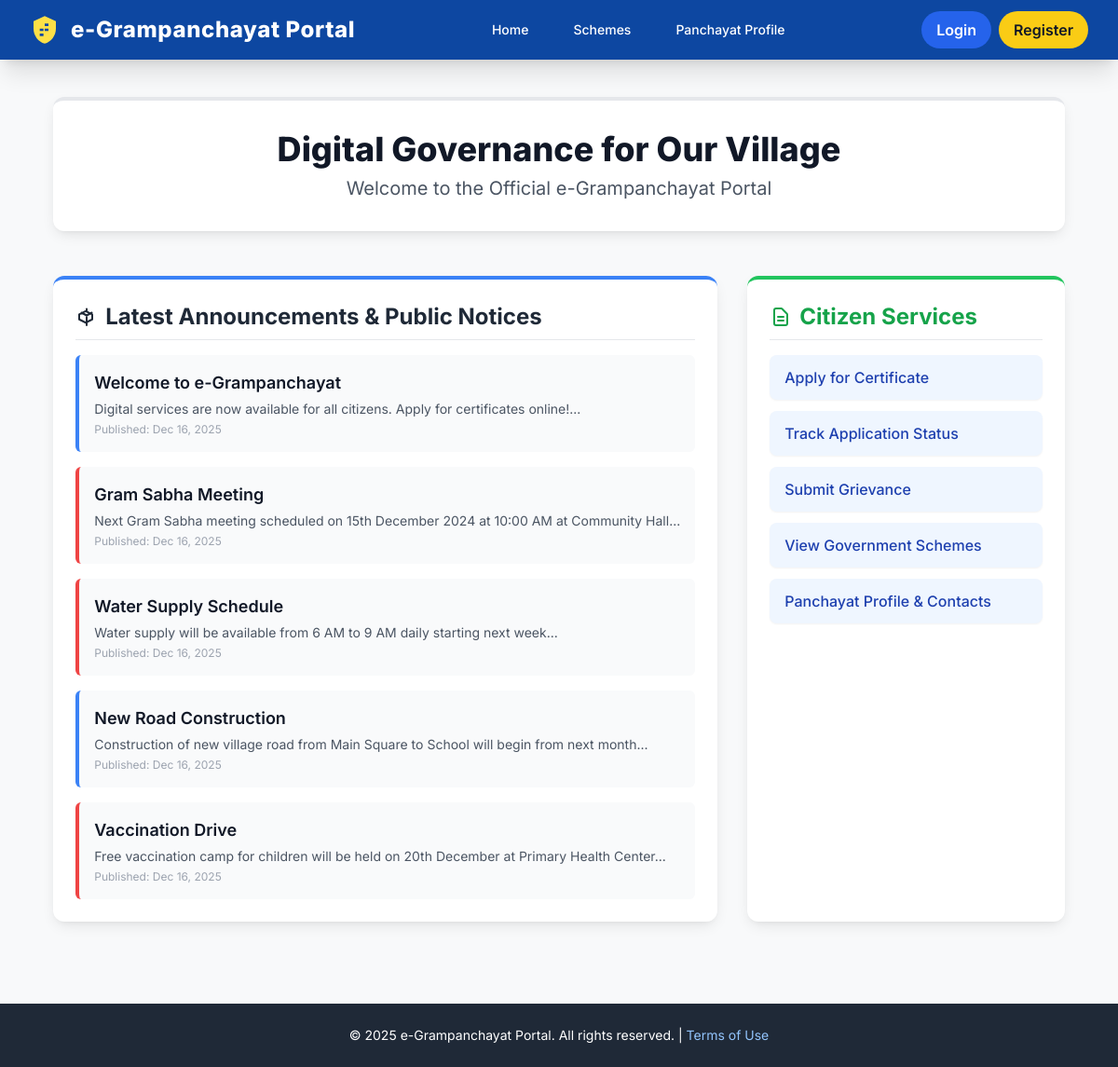
The page / on the database its author committed.
### tables this page shows
CREATE TABLE `notifications` (
  `notification_id` INT(11) NOT NULL AUTO_INCREMENT,
  `title` VARCHAR(255) NOT NULL,
  `content` TEXT NOT NULL,
  `type` ENUM('News', 'Notice', 'Meeting') NOT NULL DEFAULT 'Notice',
  `is_active` BOOLEAN NOT NULL DEFAULT TRUE,
  `published_at` TIMESTAMP DEFAULT CURRENT_TIMESTAMP,
  PRIMARY KEY (`notification_id`)
);

### index.php (the view, shortened to what this page needs)
<?php
require_once 'includes/db_connect.php';
$page = $_GET['page'] ?? 'home';
$announcements = [];
if ($page == 'home') {
    $stmt = $pdo->query("SELECT * FROM notifications WHERE is_active = 1 ORDER BY published_at DESC LIMIT 5");
    $announcements = $stmt->fetchAll();
}
?>
<!DOCTYPE html>
<html lang="en">
<head>
    <script src="https://cdn.tailwindcss.com"></script>
</head>
<body>
    <header class="gov-blue text-white shadow-xl sticky top-0 z-10">
        <div class="max-w-7xl mx-auto px-4 sm:px-6 lg:px-8 py-3 flex justify-between items-center">
            <div class="flex items-center space-x-3">
                <svg class="w-8 h-8 text-yellow-300" fill="currentColor" viewBox="0 0 24 24" xmlns="http://www.w3.org/2000/svg">
                    <path d="M12 1L3 5v6c0 5.55 3.84 10.74 9 12 5.16-1.26 9-6.45 9-12V5l-9-4zm-1 16H8v-2h3v2zm0-4H8v-2h3v2zm-3-4h3V9H8v2zm7 4h-3v-2h3v2zm0-4h-3v-2h3v2z"/>
                </svg>
                <a href="?page=home" class="text-2xl font-extrabold tracking-wide">e-Grampanchayat Portal</a>
            </div>
            <nav class="hidden md:flex space-x-6 text-sm font-medium">
                <a href="?page=home" class="gov-link px-3 py-2 rounded-lg transition duration-150 hover:bg-white hover:text-gov-blue">Home</a>
                <a href="?page=schemes" class="gov-link px-3 py-2 rounded-lg transition duration-150 hover:bg-white hover:text-gov-blue">Schemes</a>
                <a href="?page=profile" class="gov-link px-3 py-2 rounded-lg transition duration-150 hover:bg-white hover:text-gov-blue">Panchayat Profile</a>
            </nav>
            <div class="flex items-center space-x-2">
                <a href="?page=login" class="bg-blue-600 text-white px-4 py-2 rounded-full font-semibold transition duration-300 hover:bg-blue-700 hover:shadow-md">Login</a>
                <a href="?page=register" class="bg-yellow-400 text-gray-900 px-4 py-2 rounded-full font-semibold transition duration-300 hover:bg-yellow-500 hidden sm:inline-block hover:shadow-lg">Register</a>
            </div>
        </div>
    </header>
    <main class="flex-grow max-w-7xl mx-auto px-4 sm:px-6 lg:px-8 py-10">
        <?php
        switch ($page) {
            case 'home':
                ?>
                <div class="text-center mb-12 banner-animation bg-white p-8 rounded-xl card-shadow border-t-4 border-gov-blue">
                    <h1 class="text-4xl font-extrabold text-gray-900 mb-2">Digital Governance for Our Village</h1>
                    <p class="text-xl text-gray-600">Welcome to the Official e-Grampanchayat Portal</p>
                </div>
                <div class="grid grid-cols-1 md:grid-cols-3 gap-8">
                    <div class="md:col-span-2 bg-white p-6 rounded-xl card-shadow border-t-4 border-blue-500">
                        <h2 class="text-2xl font-bold text-gray-800 mb-4 border-b pb-2 flex items-center gov-light-blue">
                            <svg class="w-6 h-6 mr-2" fill="none" stroke="currentColor" viewBox="0 0 24 24" xmlns="http://www.w3.org/2000/svg"><path stroke-linecap="round" stroke-linejoin="round" stroke-width="2" d="M11 5.882l-7 3.5v5.364l7 3.5 7-3.5v-5.364l-7-3.5zM12 21V12.5M17.5 7.5L12 10.5L6.5 7.5M12 3.5V6.5"></path></svg>
                            Latest Announcements & Public Notices
                        </h2>
                        <?php if (empty($announcements)): ?>
                            <p class="text-gray-500">No recent announcements available.</p>
                        <?php else: ?>
                            <ul class="space-y-4">
                                <?php foreach ($announcements as $announcement): ?>
                                    <li class="p-4 border-l-4 <?= $announcement['type'] == 'News' ? 'border-blue-500' : 'border-red-500' ?> bg-gray-50 rounded-md transition duration-300 hover:bg-gray-100">
                                        <div class="font-semibold text-lg text-gray-900"><?= htmlspecialchars($announcement['title']) ?></div>
                                        <p class="text-gray-600 text-sm mt-1"><?= substr(htmlspecialchars($announcement['content']), 0, 100) ?>...</p>
                                        <span class="text-xs text-gray-400 block mt-1">Published: <?= date('M d, Y', strtotime($announcement['published_at'])) ?></span>
                                    </li>
                                <?php endforeach; ?>
                            </ul>
                        <?php endif; ?>
                    </div>
                    <div class="bg-white p-6 rounded-xl card-shadow border-t-4 border-green-500">
                        <h2 class="text-2xl font-bold text-gray-800 mb-4 border-b pb-2 flex items-center text-green-600">
                            <svg class="w-6 h-6 mr-2" fill="none" stroke="currentColor" viewBox="0 0 24 24" xmlns="http://www.w3.org/2000/svg"><path stroke-linecap="round" stroke-linejoin="round" stroke-width="2" d="M9 12h6m-6 4h6m2 5H7a2 2 0 01-2-2V5a2 2 0 012-2h5.586a1 1 0 01.707.293l5.414 5.414a1 1 0 01.293.707V19a2 2 0 01-2 2z"></path></svg>
                            Citizen Services
                        </h2>
                        <ul class="space-y-3">
                            <li><a href="?page=login" class="block bg-blue-50 hover:bg-blue-200 text-blue-800 font-medium py-3 px-4 rounded-lg transition duration-150 shadow-sm">Apply for Certificate</a></li>
                            <li><a href="?page=login" class="block bg-blue-50 hover:bg-blue-200 text-blue-800 font-medium py-3 px-4 rounded-lg transition duration-150 shadow-sm">Track Application Status</a></li>
                            <li><a href="?page=login" class="block bg-blue-50 hover:bg-blue-200 text-blue-800 font-medium py-3 px-4 rounded-lg transition duration-150 shadow-sm">Submit Grievance</a></li>
                            <li><a href="?page=schemes" class="block bg-blue-50 hover:bg-blue-200 text-blue-800 font-medium py-3 px-4 rounded-lg transition duration-150 shadow-sm">View Government Schemes</a></li>
                            <li><a href="?page=profile" class="block bg-blue-50 hover:bg-blue-200 text-blue-800 font-medium py-3 px-4 rounded-lg transition duration-150 shadow-sm">Panchayat Profile & Contacts</a></li>
                        </ul>
                    </div>
                </div>
                <?php
                break;
                ?>
                <?php
        }
        ?>
    </main>
    <footer class="bg-gray-800 text-white mt-12 w-full">
        <div class="max-w-7xl mx-auto px-4 sm:px-6 lg:px-8 py-6 text-center text-sm">
            &copy; <?= date('Y') ?> e-Grampanchayat Portal. All rights reserved. | <a href="#" class="hover:underline text-blue-300">Terms of Use</a>
        </div>
    </footer>
</body>
</html>

### index.php (style rules this page uses)
body { font-family: 'Inter', sans-serif; background-color: #f8f9fa; min-height: 100vh; display: flex; flex-direction: column; }
.gov-blue { background-color: #0d47a1; }
.gov-light-blue { color: #1e88e5; }
.card-shadow { box-shadow: 0 6px 15px -3px rgba(0, 0, 0, 0.1), 0 3px 6px -4px rgba(0, 0, 0, 0.08); }
.banner-animation { animation: slidein 1s ease-out; }

### rows shown on the page
notifications: title "Welcome to e-Grampanchayat", content "Digital services are now available for all citizens. Apply for certificates online!", published_at "Dec 16, 2025"
notifications: title "Gram Sabha Meeting", content "Next Gram Sabha meeting scheduled on 15th December 2024 at 10:00 AM at Community Hall", published_at "Dec 16, 2025"
notifications: title "Water Supply Schedule", content "Water supply will be available from 6 AM to 9 AM daily starting next week", published_at "Dec 16, 2025"
notifications: title "New Road Construction", content "Construction of new village road from Main Square to School will begin from next month", published_at "Dec 16, 2025"
notifications: title "Vaccination Drive", content "Free vaccination camp for children will be held on 20th December at Primary Health Center", published_at "Dec 16, 2025"
